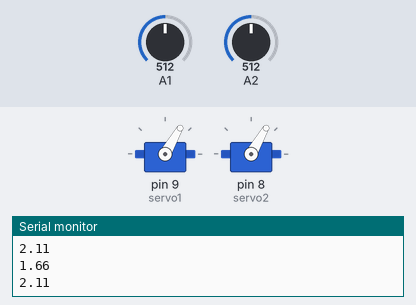
A sketch run on a simulated Arduino Uno, built with avr-gcc and run on an emulated ATmega328P. Parts: 2 × servo, the last lines printed to the serial monitor. Inputs (shaded band) come from the test bench; at power-on: A1 = 512, A2 = 512.

Above: at 1.2 s.
1.3 s: A1 set to 139
2.8 s: A1 set to 116
At 4.0 s:
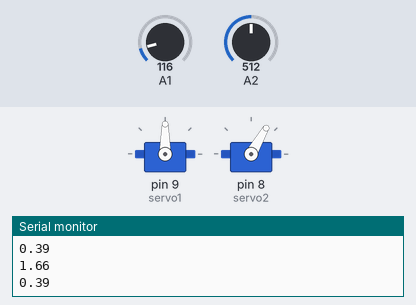
4.3 s: A2 set to 241
5.8 s: A2 set to 225
At 6.2 s:
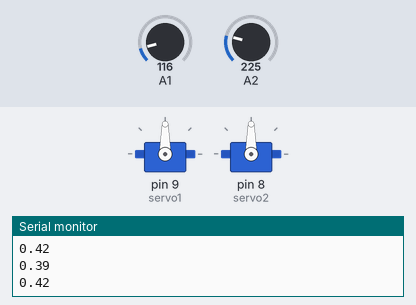
7.3 s: A2 set to 122
At 7.7 s:
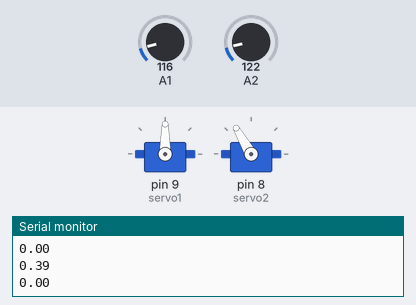
8.8 s: A1 set to 306
At 10.0 s:
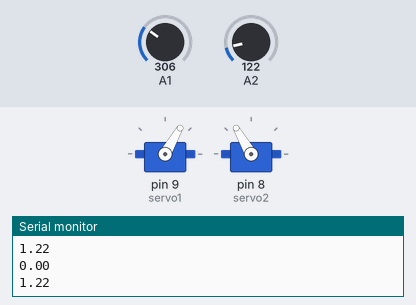
Timing chart, 0 to 11.3 s (numbered marks = the images above; inputs shaded):
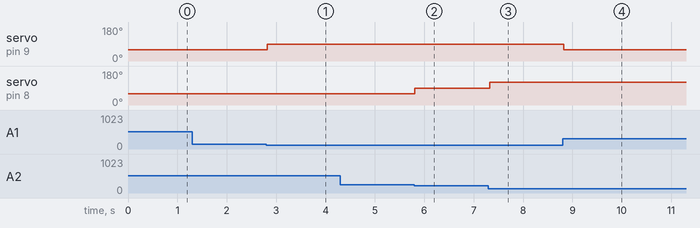

Measured:
- the behaviour switches between 125 and 124 on A1 (found by bisection; images 0 and 1)
- the behaviour switches between 226 and 225 on A2 (found by bisection; images 1 and 2)
- after the input at 2.8 s, servo on pin 9 (servo1): 60° → 90° at once
- after the input at 5.8 s, servo on pin 8 (servo2): 60° → 90° at once
- after the input at 7.3 s, servo on pin 8 (servo2): 90° → 120° at once
- after the input at 8.8 s, servo on pin 9 (servo1): 90° → 60° at once

The sketch:

linearActuatorDistance.ino
```cpp
#include <Servo.h>
#include <math.h>
Servo servo1;
Servo servo2;

void setup () {
  servo1.attach(9);
  servo2.attach(8);
  Serial.begin(9600);
}

//motor values from 40 to 160

void loop() {
  float input1,input2;
  input1 = 2.4;
  input2 = 2.4;

  //moveto(input1,input2);
  float testangle1 = 40, testangle2 = 40;
  test((testangle1*M_PI/180),(testangle2*M_PI/180));


}

//yellow to A1
//blue 5v
//white ground
//servo1 has red wire in m1a
//servo2 has red wire in m2b

float readpot1 () {
  int whiteVal = analogRead(A1);

  float x = map(analogRead(A1), 26, 876, 0, 3690);
  float y = x / 1000;
  float z = constrain(y, 0, 3.69);

  Serial.println(z);
  return z;

  delay(300);
}

float readpot2 () {
  int whiteVal = analogRead(A2);

  float x = map(analogRead(A2), 127, 980, 0, 3690);
  float y = x / 1000;
  float z = constrain(y, 0, 3.69);

  Serial.println(z);
  return z;

  delay(300);
}

void moveto(float input1, float input2) {
  float data1, data2;
  data1 = readpot1();
  data2 = readpot2();
  while (data1 < input1 - .02 || data1 > input1 + .02 || data2 < input2 - .02 || data2 > input2 + .02) {
    data1 = readpot1();
    data2 = readpot2();
    if (data1 < input1 - .02) {
      servo1.write(120);
    }
    else if (data1 > input1 + .02) {
      servo1.write(60);
    }
    else {
      servo1.write(90);
    }

    if (data2 < input2 - .02) {
      servo2.write(120);
    }
    else if (data2 > input2 + .02) {
      servo2.write(60);
    }
    else {
      servo2.write(90);
    }
  }
}

void test(float angle1, float angle2){
  float A = 15;
  float B = 17;
  float AL1;
  float AL2;
  float ActuatorLengthminimum = 10.6995;

  AL1 = sqrt((A*A + B*B) - (2*A*B*cos(angle1))) - ActuatorLengthminimum;
  AL2 = sqrt((A*A + B*B) - (2*A*B*cos(angle2))) - ActuatorLengthminimum;
  moveto(AL1,AL2);

}
```
